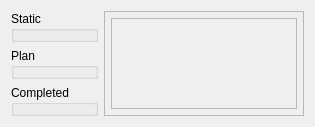
                         <widget class="QWidget" name="charts">
                          <layout class="QGridLayout" name="gridLayout_14">
                           <item row="0" column="0">
                            <widget class="QGroupBox" name="static_groupBox">
                             <property name="focusPolicy">
                              <enum>Qt::ClickFocus</enum>
                             </property>
                             <property name="title">
                              <string>Static</string>
                             </property>
                            </widget>
                           </item>
                           <item row="0" column="1" rowspan="3">
                            <widget class="QFrame" name="frame_4">
                             <property name="minimumSize">
                              <size>
                               <width>200</width>
                               <height>0</height>
                              </size>
                             </property>
                             <property name="maximumSize">
                              <size>
                               <width>200</width>
                               <height>16777215</height>
                              </size>
                             </property>
                             <property name="frameShape">
                              <enum>QFrame::StyledPanel</enum>
                             </property>
                             <property name="frameShadow">
                              <enum>QFrame::Raised</enum>
                             </property>
                             <layout class="QVBoxLayout" name="verticalLayout_14">
                              <property name="margin">
                               <number>6</number>
                              </property>
                              <item>
                               <widget class="QFrame" name="toothProps_frame">
                                <property name="sizePolicy">
                                 <sizepolicy hsizetype="Minimum" vsizetype="Preferred">
                                  <horstretch>0</horstretch>
                                  <verstretch>0</verstretch>
                                 </sizepolicy>
                                </property>
                                <property name="maximumSize">
                                 <size>
                                  <width>200</width>
                                  <height>16777215</height>
                                 </size>
                                </property>
                                <property name="frameShape">
                                 <enum>QFrame::StyledPanel</enum>
                                </property>
                                <property name="frameShadow">
                                 <enum>QFrame::Raised</enum>
                                </property>
                               </widget>
                              </item>
                             </layout>
                            </widget>
                           </item>
                           <item row="1" column="0">
                            <widget class="QGroupBox" name="plan_groupBox">
                             <property name="title">
                              <string>Plan</string>
                             </property>
                            </widget>
                           </item>
                           <item row="2" column="0">
                            <widget class="QGroupBox" name="completed_groupBox">
                             <property name="title">
                              <string>Completed</string>
                             </property>
                            </widget>
                           </item>
                          </layout>
                         </widget>
